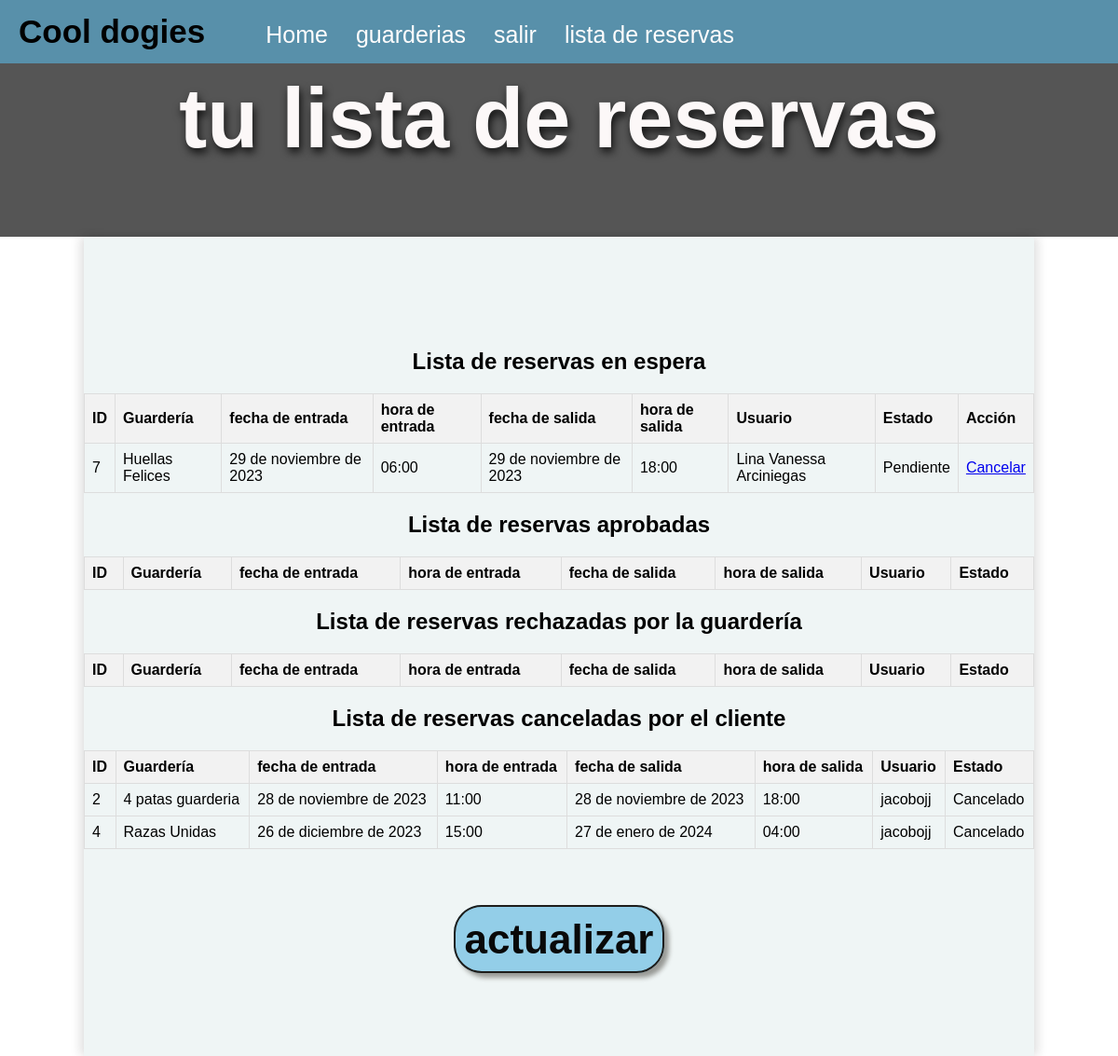
The app's page /lista_reservas/ (signed in) with its own data.
### core/models.py (models this page shows, shortened)
class Reserva(models.Model):
    ESTADO_CHOICES = [
        ('Aprobado', 'Aprobado'),
        ('Cancelado', 'Cancelado'),
        ('Rechazado', 'Rechazado'),
        ('Pendiente', 'Pendiente'),
    ]
    id = models.AutoField(primary_key=True)
    guarderia = models.ForeignKey(Guarderias, on_delete=models.CASCADE)
    usuario = models.ForeignKey(User, on_delete=models.CASCADE, null=True, blank=True)
    f_inicio = models.DateField()
    f_fin = models.DateField()
    hora_inicio = models.TimeField(default='00:00')
    hora_fin = models.TimeField(default='00:00')
    mascota = models.CharField(max_length=200, null = True, blank=True)
    responsable = models.CharField(max_length=200, null = True, blank=True)
    descrip = models.TextField (max_length=200, null = True, blank=True)
    estado = models.CharField(max_length=20, choices=ESTADO_CHOICES, default='Pendiente')
    class Meta:
        verbose_name = 'reserva'
        verbose_name_plural = 'reservas'

class Guarderias(models.Model):
    codigo= models.CharField(max_length=200, unique=True, null = False, blank=False)
    nombre= models.CharField(max_length=200, null = True, blank=True)
    telefono= models.CharField(max_length=200, null = True, blank=True)
    created = models.DateTimeField(auto_now_add=True)
    updated = models.DateTimeField(auto_now_add=True)
    costo = models.DecimalField(max_digits=25, decimal_places=2, null=False)
    imagen = models.ImageField(upload_to='guarderias/', null=True, blank=True)
    descrip = models.TextField (max_length=400, null = True, blank=True)
    direccion = models.CharField(max_length=200, null = True, blank=True)
    correoElec = models.CharField(max_length=200, null = True, blank=True)
    disponibilidad = models.IntegerField(default=20)
    class Meta:
        verbose_name = 'guarderia'
        verbose_name_plural = 'guarderias'
    def __str__(self):
        return self.nombre

### core/views.py (the view)
# urls.py: path('lista_reservas/', reservas_list, name='list'),
@login_required
def reservas_list(request):
    reservas = Reserva.objects.all()
    reservas_pendientes = Reserva.objects.filter(estado='Pendiente')
    reservas_canceladas = Reserva.objects.filter(estado='Cancelado')
    reservas_rechazado = Reserva.objects.filter(estado='Rechazado')
    reservas_aprobado = Reserva.objects.filter(estado='Aprobado')
    return render(request,'core/lista_reservas.html', {'reservas': reservas,'reservas_a': reservas_aprobado, 'reservas_canceladas': reservas_canceladas, 'reservas_p': reservas_pendientes, 'reservas_r': reservas_rechazado})

### core/templates/core/lista_reservas.html (shortened to what this page needs)
{% extends 'core/index.html' %}
{% block content %}
<!DOCTYPE html>
<html lang="en">
<head>
</head>
<body>
    <section id="cabeza">
        <div class="container">
            <h2>tu lista de reservas</h2>
        </div>
    </section>
    <section id="listas">
        <h2>Lista de reservas en espera</h2>
            <table>
                <tr>
                    <th>ID</th>
                    <th>Guardería</th>
                    <th>fecha de entrada</th>
                    <th>hora de entrada</th>
                    <th>fecha de salida</th>
                    <th>hora de salida</th>
                    <th>Usuario</th>
                    <th>Estado</th>
                    <th>Acción</th>
                </tr>
                {% for reserva in reservas_p %}
                    {% if reserva.usuario == request.user %}
                    <tr>
                        <td>{{ reserva.id }}</td>
                        <td>{{ reserva.guarderia }}</td>
                        <td>{{ reserva.f_inicio }}</td>
                        <td>{{ reserva.hora_inicio }}</td>
                        <td>{{ reserva.f_fin }}</td>
                        <td>{{ reserva.hora_fin }}</td>
                        <td>{{ reserva.responsable   }}</td>
                        <td>{{ reserva.estado }}</td>
                        <td><a href="{% url 'cancelacion' id_reserva=reserva.id %}" type="submit">Cancelar</a></td>
                    </tr>
                    {% endif %}
                {% endfor %}
            </table>
        <h2>Lista de reservas aprobadas</h2>
        <table>
            <tr>
                <th>ID</th>
                    <th>Guardería</th>
                    <th>fecha de entrada</th>
                    <th>hora de entrada</th>
                    <th>fecha de salida</th>
                    <th>hora de salida</th>
                    <th>Usuario</th>
                    <th>Estado</th>
            </tr>
        </table>
        <h2>Lista de reservas rechazadas por la guardería</h2>
        <table>
            <tr>
                <th>ID</th>
                <th>Guardería</th>
                <th>fecha de entrada</th>
                <th>hora de entrada</th>
                <th>fecha de salida</th>
                <th>hora de salida</th>
                <th>Usuario</th>
                <th>Estado</th>
            </tr>
        </table>
        <h2>Lista de reservas canceladas por el cliente</h2>
        <table>
            <tr>
                <th>ID</th>
                <th>Guardería</th>
                <th>fecha de entrada</th>
                <th>hora de entrada</th>
                <th>fecha de salida</th>
                <th>hora de salida</th>
                <th>Usuario</th>
                <th>Estado</th>
            </tr>
            {% for reserva in reservas_canceladas %}
            {% if reserva.usuario == request.user %}
                    <tr>
                        <td>{{ reserva.id }}</td>
                        <td>{{ reserva.guarderia }}</td>
                        <td>{{ reserva.f_inicio }}</td>
                        <td>{{ reserva.hora_inicio }}</td>
                        <td>{{ reserva.f_fin }}</td>
                        <td>{{ reserva.hora_fin }}</td>
                        <td>{{ reserva.usuario }}</td>
                        <td>{{ reserva.estado }}</td>
                    </tr>
                {% endif %}
            {% endfor %}
        </table>
        <br>
        <br>
        <br>
        <br>
        <a href={% url 'list' %} type="submit" class="button">actualizar</a>
</section>
</body>
</html>
{% endblock %}

### core/templates/core/index.html (style rules this page uses)
body { font-family:'Franklin Gothic Medium', 'Arial Narrow', Arial, sans-serif; margin: 0; }
* { box-sizing: border-box; }
html { scroll-behavior: smooth; }

### core/templates/core/lista_reservas.html (style rules this page uses)
body { align-items: center; height: 100vh; margin: 0; flex-direction: column; text-align: center; }
table { border-collapse: collapse; width: 100%; margin-top: 20px; }
th, td { border: 1px solid #dddddd; text-align: left; padding: 8px; }
th { background-color: #f2f2f2; }
#listas { padding: 100px 0px; background-color: rgba(185, 212, 212, 0.226); margin-left: auto; margin-right: auto; box-shadow: 5px 0 10px rgba(0.1, 0.1, 0.1, 0.1), -5px 0 10px rgba(0.1, 0.1, 0.1, 0.1); min-height: 100vh; width: 85%; }
a.button { font-size: 2.75em; text-decoration: none; font-weight: bold; padding: 10px 10px; border-radius: 30px; border:2px solid hsl(40, 5%, 11%); color: rgb(9, 9, 9); background-color: rgba(91, 182, 224, 0.61); box-shadow: 5px 5px 5px rgba(36, 31, 21, 0.427); }
#cabeza .container { text-align: center; padding: 1px 100px; background-color: #555555; background-size: cover; margin-top: auto; }
#cabeza h2 { color: #fcf8f8; font-family:'Lucida Sans', 'Lucida Sans Regular', 'Lucida Grande', 'Lucida Sans Unicode', Geneva, Verdana, sans-serif; font-size: 90px; text-shadow: 2px 5px 10px rgba(0, 0, 0, 0.8); }

### records on screen
Reserva: id "7", guarderia "Huellas Felices", f_inicio "29 de noviembre de 2023", hora_inicio "06:00", f_fin "29 de noviembre de 2023", hora_fin "18:00", responsable "Lina Vanessa Arciniegas", estado "Pendiente"
Reserva: id "2", guarderia "4 patas guarderia", f_inicio "28 de noviembre de 2023", hora_inicio "11:00", f_fin "28 de noviembre de 2023", hora_fin "18:00", usuario "jacobojj", estado "Cancelado"
Reserva: id "4", guarderia "Razas Unidas", f_inicio "26 de diciembre de 2023", hora_inicio "15:00", f_fin "27 de enero de 2024", hora_fin "04:00", usuario "jacobojj", estado "Cancelado"
